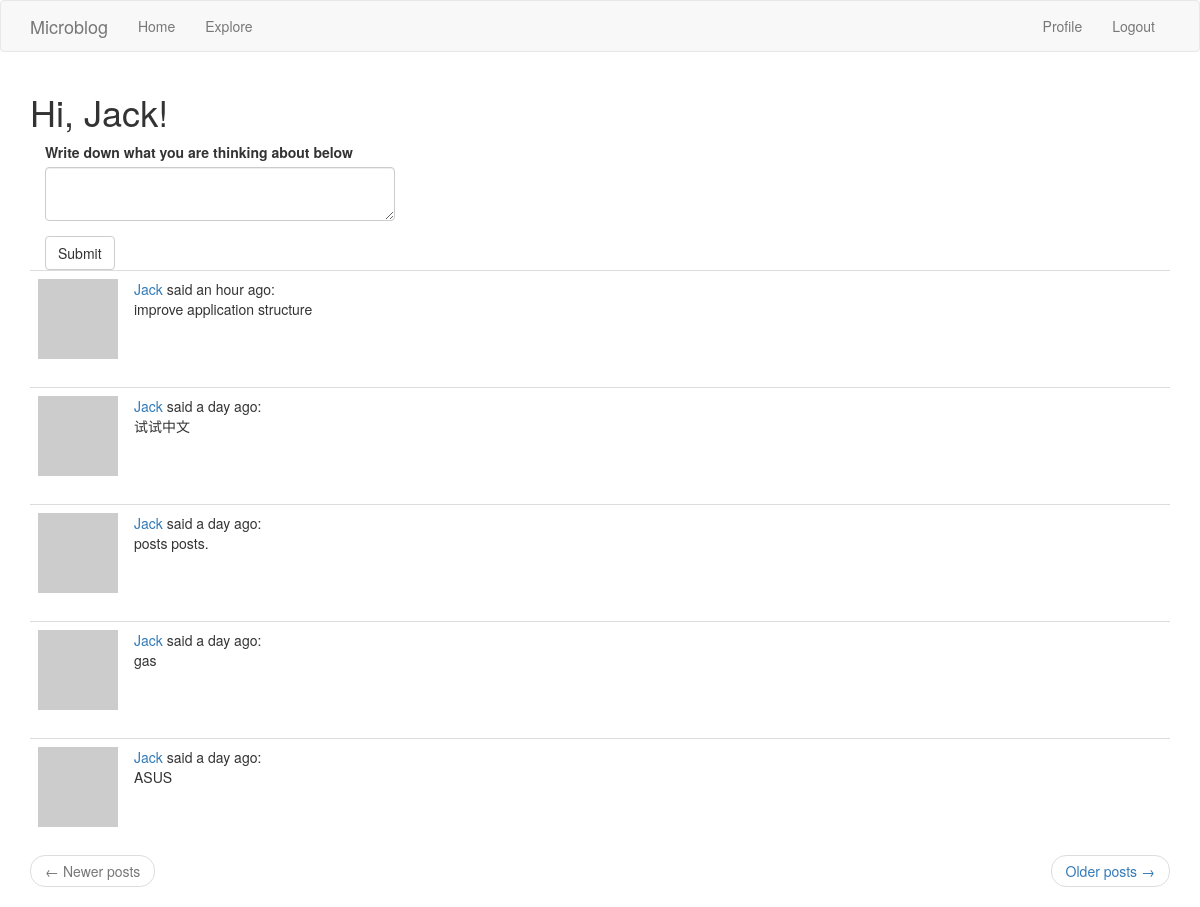
The app's page /main/index (signed in) with its own data.
### app/models.py (models this page shows, shortened)
class User(UserMixin, db.Model):
    id = db.Column(db.Integer, primary_key=True)
    username = db.Column(db.String(64), index=True, unique=True)
    email = db.Column(db.String(120), index=True, unique=True)
    password_hash = db.Column(db.String(128))
    posts = db.relationship('Post', backref='author', lazy='dynamic')
    about_me = db.Column(db.String(140))
    last_seen = db.Column(db.DateTime, default=datetime.utcnow())
    followed = db.relationship(
        'User', secondary=followers,  # right side entity of the relationship; configuring the association table
        primaryjoin=(followers.c.follower_id == id),
        secondaryjoin=(followers.c.followed_id == id),
        backref=db.backref('followers', lazy='dynamic'), lazy='dynamic')
    def avatar(self, size):
        digest = md5(self.email.lower().encode('utf-8')).hexdigest()
        return 'https://www.gravatar.com/avatar/{}?d=identicon&s={}'.format(
            digest, size)
    def followed_posts(self):
        followed = Post.query.join(followers, (followers.c.followed_id == Post.user_id)).filter(
                followers.c.follower_id == self.id)
        own = Post.query.filter_by(user_id=self.id)
        return followed.union(own).order_by(Post.timestamp.desc())

class Post(db.Model):
    id = db.Column(db.Integer, primary_key=True)
    body = db.Column(db.String(140))
    timestamp = db.Column(db.DateTime, index=True, default=datetime.utcnow())
    user_id = db.Column(db.Integer, db.ForeignKey('user.id'))

### app/main/routes.py (the view)
@bp.route('/', methods=['GET', 'POST'])
@bp.route('/index', methods=['GET', 'POST'])
@login_required
def index():
    form = PostForm()
    if form.validate_on_submit():
        post = Post(body=form.post.data, author=current_user)
        db.session.add(post)
        db.session.commit()
        flash('You have submitted a new post!')
        return redirect(url_for('main.index'))
    page = request.args.get('page', 1, type=int)
    posts = current_user.followed_posts().paginate(page, current_app.config['POST_PER_PAGE'], False)
    next_url = url_for('main.index', page=posts.next_num) if posts.has_next else None
    prev_url = url_for('main.index', page=posts.prev_num) if posts.has_prev else None
    return render_template('index.html', title='Home', form=form, posts=posts.items, next_url=next_url,
                           prev_url=prev_url)

### app/main/forms.py
class PostForm(FlaskForm):
    post = TextAreaField('Write down what you are thinking about below', validators=[DataRequired(), Length(min=1, max=140)])
    submit = SubmitField('Submit')

### app/main/routes.py (called while the page is built)
@bp.before_request
def before_request():
    if current_user.is_authenticated:
        current_user.last_seen = datetime.utcnow()
        db.session.commit()

### app/models.py (called while the page is built)
@login.user_loader
def load_user(id):
    return User.query.get(int(id))

### app/templates/index.html
{% extends "base.html" %}
{% import 'bootstrap/wtf.html' as wtf %}
{% block app_content %}
    <h1>Hi, {{ current_user.username }}!</h1>
    {% if form %}
        <div class="col-md-4">
             {{ wtf.quick_form(form) }}
        </div>
        <br>
    {% endif %}
    {% for post in posts %}
        {% include '_post.html' %}
    {% endfor %}
    <nav aria-label="...">
        <ul class="pager">
            <li class="previous{% if not prev_url %} disabled{% endif %}">
                <a href="{{ prev_url or '#' }}">
                    <span aria-hidden="true">&larr;</span> Newer posts
                </a>
            </li>
            <li class="next{% if not next_url %} disabled{% endif %}">
                <a href="{{ next_url or '#' }}">
                    Older posts <span aria-hidden="true">&rarr;</span>
                </a>
            </li>
        </ul>
    </nav>
{% endblock %}

### app/templates/_post.html
    <table class="table table-hover">
        <tr>
            <td width="70px"><img src="{{ post.author.avatar(70) }}"></td>
            <td>
                <a href="{{ url_for('main.user', username=post.author.username) }}">
                    {{ post.author.username }}
                </a>said {{ moment(post.timestamp).fromNow()}}:<br>
                {{ post.body }}
            </td>
        </tr>
    </table>

### records on screen
User: username "Jack"
Post: author.username "Jack", timestamp "an hour ago", body "improve application structure"
Post: author.username "Jack", timestamp "a day ago", body "试试中文"
Post: author.username "Jack", timestamp "a day ago", body "posts posts."
Post: author.username "Jack", timestamp "a day ago", body "gas"
Post: author.username "Jack", timestamp "a day ago", body "ASUS"
